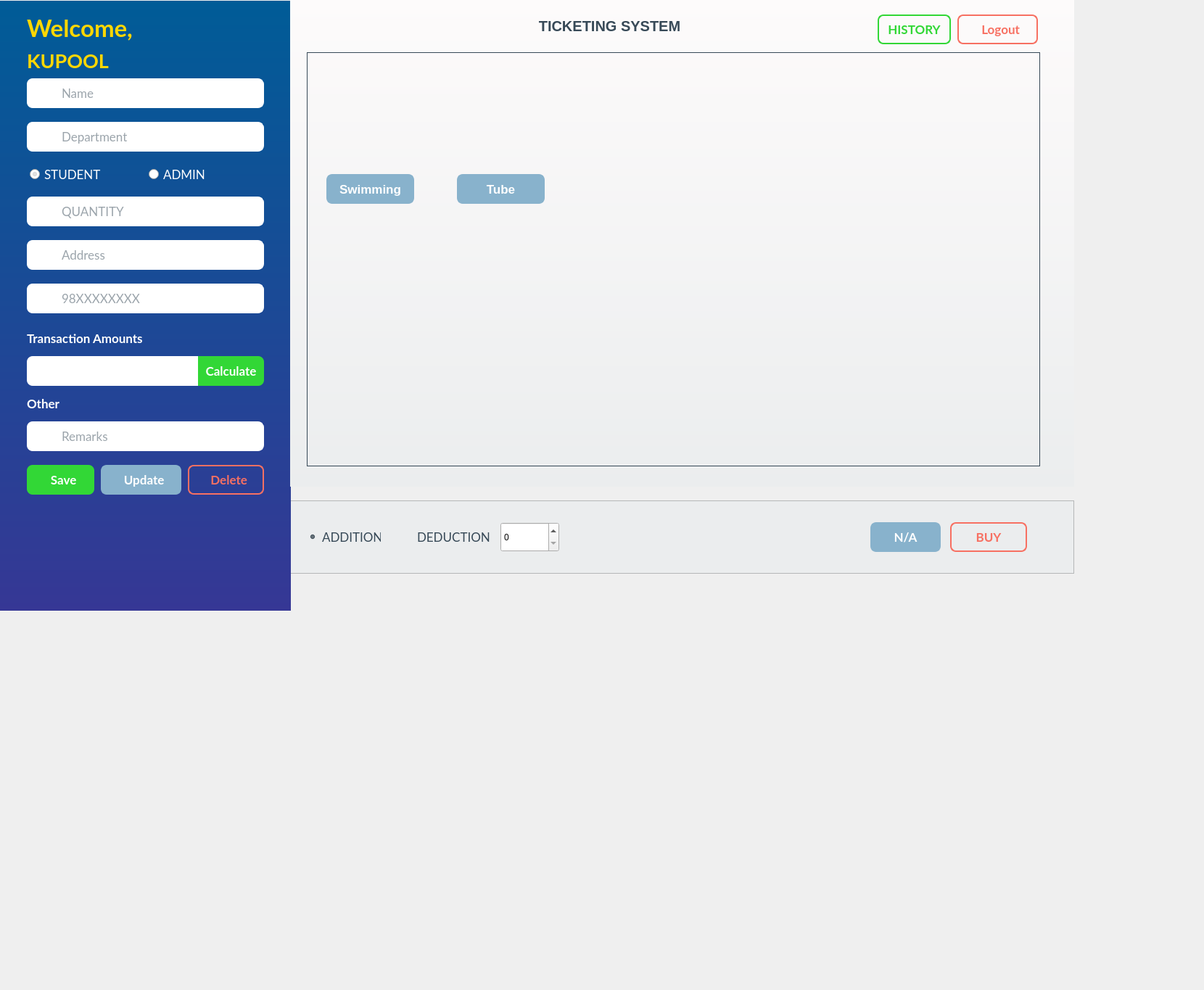
<?xml version="1.0" encoding="UTF-8"?>
<ui version="4.0">
 <class>homepage</class>
 <widget class="QDialog" name="homepage">
  <property name="geometry">
   <rect>
    <x>0</x>
    <y>0</y>
    <width>1660</width>
    <height>1365</height>
   </rect>
  </property>
  <property name="windowTitle">
   <string>Dialog</string>
  </property>
  <widget class="QFrame" name="frame_3">
   <property name="geometry">
    <rect>
     <x>400</x>
     <y>690</y>
     <width>1081</width>
     <height>101</height>
    </rect>
   </property>
   <property name="styleSheet">
    <string notr="true">#frame_3 {
	background-color: #ebedee;
}

#buyer_or_seller_drop_menu, #sort_by_drop_menu, #filter_by_drop_menu, #order_by_drop_menu, #filter_condn_drop_menu{
	border-radius: 8px;
	background-color: #fff;
	font-size: 17px;
	color: #374957;
}

/*#sort_by_drop_menu:hover, #filter_by_drop_menu:hover, #order_by_drop_menu:hover, #filter_condn_drop_menu:hover{
	border-radius: 5px;
	background-color: #E3E8F0;
}*/

#no_sort_filter_btn, #apply_filter_btn, #apply_sort_btn{
	background-color: transparent;
	color: #374957;
	font-size: 17px;
}

#view_button, #export_csv_btn{
	border-radius: 8px;
	font-weight: bold;
	font-size: 17px;
	color: #fff;
	padding: 8px;
	background-color: #32D736;
}

#view_button:hover, #export_csv_btn:hover {
	background-color: #34E038;
	background:transparent;

}

QScrollBar::handle:vertical {
        background: qlineargradient(x1:0, y1:0, x2:1, y2:0,
        stop: 0 rgb(32, 47, 130), stop: 0.5 rgb(32, 47, 130), stop:1 rgb(32, 47, 130));
        min-height: 0px;
}

QScrollBar::add-line:vertical {
       background: qlineargradient(x1:0, y1:0, x2:1, y2:0, stop: 0 rgb(32, 47, 130), stop: 0.5 rgb(32, 47, 130),  stop:1 rgb(32, 47, 130));
        height: 0px;
        subcontrol-position: bottom;
       subcontrol-origin: margin;
    }

QScrollBar::sub-line:vertical {
       background: qlineargradient(x1:0, y1:0, x2:1, y2:0, stop: 0  rgb(32, 47, 130), stop: 0.5 rgb(32, 47, 130),  stop:1 rgb(32, 47, 130));
        height: 0px;
        subcontrol-position: top;
        subcontrol-origin: margin;
    }</string>
   </property>
   <property name="frameShape">
    <enum>QFrame::StyledPanel</enum>
   </property>
   <property name="frameShadow">
    <enum>QFrame::Raised</enum>
   </property>
   <widget class="QRadioButton" name="no_sort_filter_btn">
    <property name="geometry">
     <rect>
      <x>155</x>
      <y>30</y>
      <width>121</width>
      <height>41</height>
     </rect>
    </property>
    <property name="font">
     <font>
      <family>Lato</family>
      <pointsize>-1</pointsize>
     </font>
    </property>
    <property name="toolTip">
     <string>Select me to view/export without applying any condition.</string>
    </property>
    <property name="styleSheet">
     <string notr="true"/>
    </property>
    <property name="text">
     <string>DEDUCTION</string>
    </property>
    <property name="checked">
     <bool>false</bool>
    </property>
   </widget>
   <widget class="QPushButton" name="export_csv_btn">
    <property name="geometry">
     <rect>
      <x>910</x>
      <y>30</y>
      <width>106</width>
      <height>41</height>
     </rect>
    </property>
    <property name="font">
     <font>
      <family>Lato</family>
      <pointsize>-1</pointsize>
      <bold>true</bold>
     </font>
    </property>
    <property name="cursor">
     <cursorShape>PointingHandCursor</cursorShape>
    </property>
    <property name="toolTip">
     <string>Exports records as a CSV file to the desktop.</string>
    </property>
    <property name="styleSheet">
     <string notr="true">#export_csv_btn{
	border: 2px solid #f77062;
	border-radius: 8px;
	background-color: transparent;
	color: #f77062;
}

#export_csv_btn:hover{
	background-color: #f77062;
	color: white;
}</string>
    </property>
    <property name="text">
     <string>BUY</string>
    </property>
    <property name="shortcut">
     <string>Ctrl+E</string>
    </property>
   </widget>
   <widget class="QRadioButton" name="apply_sort_btn">
    <property name="geometry">
     <rect>
      <x>24</x>
      <y>30</y>
      <width>101</width>
      <height>41</height>
     </rect>
    </property>
    <property name="font">
     <font>
      <family>Lato</family>
      <pointsize>-1</pointsize>
     </font>
    </property>
    <property name="toolTip">
     <string>Select me to view/export with sorted records.</string>
    </property>
    <property name="styleSheet">
     <string notr="true"/>
    </property>
    <property name="text">
     <string>ADDITION</string>
    </property>
    <property name="checked">
     <bool>true</bool>
    </property>
   </widget>
   <widget class="QPushButton" name="view_button">
    <property name="geometry">
     <rect>
      <x>800</x>
      <y>30</y>
      <width>97</width>
      <height>41</height>
     </rect>
    </property>
    <property name="font">
     <font>
      <family>Lato</family>
      <pointsize>-1</pointsize>
      <bold>true</bold>
     </font>
    </property>
    <property name="cursor">
     <cursorShape>PointingHandCursor</cursorShape>
    </property>
    <property name="toolTip">
     <string>Displays transaction records.</string>
    </property>
    <property name="styleSheet">
     <string notr="true">
#view_button{
	border: 2px solid  #88B2CC;
	border-radius: 8px;
	background-color: #88B2CC;
	font-weight: bold;
	font-size: 17px;
	color: #fff;
	padding: 8px;
}

#view_button:hover{
	background-color: #96c4e0;
	border-color: #96c4e0;
}</string>
    </property>
    <property name="text">
     <string>N/A</string>
    </property>
    <property name="shortcut">
     <string>Ctrl+V</string>
    </property>
   </widget>
   <widget class="QSpinBox" name="Quantity">
    <property name="geometry">
     <rect>
      <x>290</x>
      <y>30</y>
      <width>81</width>
      <height>41</height>
     </rect>
    </property>
    <property name="styleSheet">
     <string notr="true">spinbox{
	background-color:white;
}</string>
    </property>
   </widget>
  </widget>
  <widget class="QFrame" name="frame">
   <property name="geometry">
    <rect>
     <x>0</x>
     <y>1</y>
     <width>401</width>
     <height>841</height>
    </rect>
   </property>
   <property name="styleSheet">
    <string notr="true">#frame{
	background: qlineargradient(spread:pad, x1:0, y1:0, x2:0, y2:1, stop:0 rgb(0, 92, 151), stop:1 rgb(54, 55, 149));
	border-radius: 0;
}

#transaction_ID, #date_input, #name_input, #address_input, #phone_input, #amount1_input, #amount2_input, #amount3_input, #remarks_input{
	border-radius: 0;
	border-top-right-radius: 8px;
	border-bottom-right-radius: 8px;
	border: 1px solid #fff;
	padding:5px;
	background-color: #fff;
	font-size: 17px;
	color: #374957;
}

#transaction_ID:focus, #date_input:focus, #name_input:focus, #address_input:focus, #phone_input:focus, #amount1_input:focus, #amount2_input:focus, #amount3_input:focus, #remarks_input:focus{
	background-color: #E3E8F0;
}

#select_buyer_btn, #select_seller_btn{
	color: #fff;
	font-size: 17px;
}

#save_button, #calculate_net_amount_btn{
	border-radius: 8px;
	font-weight: bold;
	background-color: #32D736;
	font-size: 17px;
	color: #fff;
	padding: 8px;
}

#calculate_net_amount_btn{
	border-top-left-radius: none;
	border-bottom-left-radius: none;
}

#save_button:hover, #calculate_net_amount_btn:hover {
	background-color: #34E038;
}

#update_button{
	border: 2px solid  #88B2CC;
	border-radius: 8px;
	background-color: #88B2CC;
	font-weight: bold;
	font-size: 17px;
	color: #fff;
	padding: 8px;
}

#update_button:hover{
	background-color: #96c4e0;
	border-color: #96c4e0;
}

#delete_button{
	border: 2px solid #f77062;
	border-radius: 8px;
	background-color: transparent;
	font-weight: bold;
	font-size: 17px;
	color: #f77062;
	padding: 8px;
}

#delete_button:hover{
	background-color: #f77062;
	color: #fff;
}</string>
   </property>
   <property name="frameShape">
    <enum>QFrame::StyledPanel</enum>
   </property>
   <property name="frameShadow">
    <enum>QFrame::Raised</enum>
   </property>
   <widget class="QLabel" name="phone_icon">
    <property name="geometry">
     <rect>
      <x>37</x>
      <y>390</y>
      <width>41</width>
      <height>41</height>
     </rect>
    </property>
    <property name="font">
     <font>
      <family>Lato</family>
     </font>
    </property>
    <property name="styleSheet">
     <string notr="true">background-color: #fff;
border-top-left-radius: 8px;
border-bottom-left-radius: 8px;
qproperty-alignment: AlignCenter;</string>
    </property>
    <property name="text">
     <string/>
    </property>
   </widget>
   <widget class="QLabel" name="remarks_icon">
    <property name="geometry">
     <rect>
      <x>37</x>
      <y>580</y>
      <width>41</width>
      <height>41</height>
     </rect>
    </property>
    <property name="font">
     <font>
      <family>Lato</family>
     </font>
    </property>
    <property name="styleSheet">
     <string notr="true">background-color: #fff;
border-top-left-radius: 8px;
border-bottom-left-radius: 8px;
qproperty-alignment: AlignCenter;</string>
    </property>
    <property name="text">
     <string/>
    </property>
   </widget>
   <widget class="QPushButton" name="save_button">
    <property name="geometry">
     <rect>
      <x>37</x>
      <y>640</y>
      <width>93</width>
      <height>41</height>
     </rect>
    </property>
    <property name="font">
     <font>
      <family>Lato</family>
      <pointsize>-1</pointsize>
      <bold>true</bold>
     </font>
    </property>
    <property name="cursor">
     <cursorShape>PointingHandCursor</cursorShape>
    </property>
    <property name="toolTip">
     <string>Click here to save the record.</string>
    </property>
    <property name="styleSheet">
     <string notr="true"/>
    </property>
    <property name="text">
     <string>  Save</string>
    </property>
    <property name="shortcut">
     <string>Ctrl+S</string>
    </property>
   </widget>
   <widget class="QLabel" name="net_amount_icon">
    <property name="geometry">
     <rect>
      <x>37</x>
      <y>490</y>
      <width>41</width>
      <height>41</height>
     </rect>
    </property>
    <property name="font">
     <font>
      <family>Lato</family>
     </font>
    </property>
    <property name="styleSheet">
     <string notr="true">background-color: #fff;
border-top-left-radius: 8px;
border-bottom-left-radius: 8px;
qproperty-alignment: AlignCenter;</string>
    </property>
    <property name="text">
     <string/>
    </property>
   </widget>
   <widget class="QLabel" name="quantity_icon">
    <property name="geometry">
     <rect>
      <x>37</x>
      <y>270</y>
      <width>41</width>
      <height>41</height>
     </rect>
    </property>
    <property name="font">
     <font>
      <family>Lato</family>
     </font>
    </property>
    <property name="styleSheet">
     <string notr="true">background-color: #fff;
border-top-left-radius: 8px;
border-bottom-left-radius: 8px;
qproperty-alignment: AlignCenter;</string>
    </property>
    <property name="text">
     <string/>
    </property>
   </widget>
   <widget class="QLineEdit" name="amount3_input">
    <property name="geometry">
     <rect>
      <x>78</x>
      <y>490</y>
      <width>196</width>
      <height>41</height>
     </rect>
    </property>
    <property name="font">
     <font>
      <family>Lato</family>
      <pointsize>-1</pointsize>
     </font>
    </property>
    <property name="toolTip">
     <string/>
    </property>
    <property name="styleSheet">
     <string notr="true">border-radius: 0;

</string>
    </property>
    <property name="placeholderText">
     <string/>
    </property>
   </widget>
   <widget class="QLineEdit" name="remarks_input">
    <property name="geometry">
     <rect>
      <x>77</x>
      <y>580</y>
      <width>287</width>
      <height>41</height>
     </rect>
    </property>
    <property name="font">
     <font>
      <family>Lato</family>
      <pointsize>-1</pointsize>
     </font>
    </property>
    <property name="toolTip">
     <string>Enter remarks.</string>
    </property>
    <property name="styleSheet">
     <string notr="true"/>
    </property>
    <property name="text">
     <string/>
    </property>
    <property name="placeholderText">
     <string>Remarks</string>
    </property>
   </widget>
   <widget class="QLabel" name="transaction_amounts">
    <property name="geometry">
     <rect>
      <x>37</x>
      <y>450</y>
      <width>191</width>
      <height>31</height>
     </rect>
    </property>
    <property name="font">
     <font>
      <family>Lato</family>
      <pointsize>-1</pointsize>
      <bold>true</bold>
     </font>
    </property>
    <property name="styleSheet">
     <string notr="true">font-size: 17px;
font-weight: bold;
color: #fff;
background-color: transparent;</string>
    </property>
    <property name="text">
     <string>Transaction Amounts</string>
    </property>
   </widget>
   <widget class="QLabel" name="username_display">
    <property name="geometry">
     <rect>
      <x>177</x>
      <y>17</y>
      <width>211</width>
      <height>41</height>
     </rect>
    </property>
    <property name="font">
     <font>
      <family>Lato</family>
      <pointsize>-1</pointsize>
      <bold>true</bold>
     </font>
    </property>
    <property name="styleSheet">
     <string notr="true">font-size: 30px;
font-weight: bold;
padding: 5px 5px 5px 0;
color: #fff;
background-color: transparent;</string>
    </property>
    <property name="text">
     <string/>
    </property>
   </widget>
   <widget class="QLineEdit" name="transaction_ID">
    <property name="geometry">
     <rect>
      <x>77</x>
      <y>107</y>
      <width>287</width>
      <height>41</height>
     </rect>
    </property>
    <property name="font">
     <font>
      <family>Lato</family>
      <pointsize>-1</pointsize>
     </font>
    </property>
    <property name="toolTip">
     <string>Transaction ID must be a positive integer.</string>
    </property>
    <property name="styleSheet">
     <string notr="true"/>
    </property>
    <property name="text">
     <string/>
    </property>
    <property name="placeholderText">
     <string>Name</string>
    </property>
   </widget>
   <widget class="QLabel" name="name_icon_2">
    <property name="geometry">
     <rect>
      <x>37</x>
      <y>107</y>
      <width>41</width>
      <height>41</height>
     </rect>
    </property>
    <property name="font">
     <font>
      <family>Lato</family>
     </font>
    </property>
    <property name="styleSheet">
     <string notr="true">background-color: #fff;
border-top-left-radius: 8px;
border-bottom-left-radius: 8px;
qproperty-alignment: AlignCenter;</string>
    </property>
    <property name="text">
     <string/>
    </property>
   </widget>
   <widget class="QLineEdit" name="phone_input">
    <property name="geometry">
     <rect>
      <x>77</x>
      <y>390</y>
      <width>287</width>
      <height>41</height>
     </rect>
    </property>
    <property name="font">
     <font>
      <family>Lato</family>
      <pointsize>-1</pointsize>
     </font>
    </property>
    <property name="toolTip">
     <string>Phone number of buyer/seller.</string>
    </property>
    <property name="styleSheet">
     <string notr="true"/>
    </property>
    <property name="placeholderText">
     <string>98XXXXXXXX</string>
    </property>
   </widget>
   <widget class="QLineEdit" name="date_input">
    <property name="geometry">
     <rect>
      <x>77</x>
      <y>167</y>
      <width>287</width>
      <height>41</height>
     </rect>
    </property>
    <property name="font">
     <font>
      <family>Lato</family>
      <pointsize>-1</pointsize>
     </font>
    </property>
    <property name="toolTip">
     <string>Date of transaction.</string>
    </property>
    <property name="styleSheet">
     <string notr="true"/>
    </property>
    <property name="text">
     <string/>
    </property>
    <property name="placeholderText">
     <string>Department</string>
    </property>
   </widget>
   <widget class="QPushButton" name="calculate_net_amount_btn">
    <property name="geometry">
     <rect>
      <x>273</x>
      <y>490</y>
      <width>91</width>
      <height>41</height>
     </rect>
    </property>
    <property name="font">
     <font>
      <family>Lato</family>
      <pointsize>-1</pointsize>
      <bold>true</bold>
     </font>
    </property>
    <property name="cursor">
     <cursorShape>PointingHandCursor</cursorShape>
    </property>
    <property name="toolTip">
     <string>Click here to calculate net amount.</string>
    </property>
    <property name="styleSheet">
     <string notr="true"/>
    </property>
    <property name="text">
     <string>Calculate</string>
    </property>
   </widget>
   <widget class="QPushButton" name="delete_button">
    <property name="geometry">
     <rect>
      <x>259</x>
      <y>640</y>
      <width>105</width>
      <height>41</height>
     </rect>
    </property>
    <property name="font">
     <font>
      <family>Lato</family>
      <pointsize>-1</pointsize>
      <bold>true</bold>
     </font>
    </property>
    <property name="cursor">
     <cursorShape>PointingHandCursor</cursorShape>
    </property>
    <property name="toolTip">
     <string>Click here to delete the record.</string>
    </property>
    <property name="styleSheet">
     <string notr="true"/>
    </property>
    <property name="text">
     <string>  Delete</string>
    </property>
    <property name="shortcut">
     <string>Ctrl+D</string>
    </property>
   </widget>
   <widget class="QLabel" name="address_icon">
    <property name="geometry">
     <rect>
      <x>37</x>
      <y>330</y>
      <width>41</width>
      <height>41</height>
     </rect>
    </property>
    <property name="font">
     <font>
      <family>Lato</family>
     </font>
    </property>
    <property name="styleSheet">
     <string notr="true">background-color: #fff;
border-top-left-radius: 8px;
border-bottom-left-radius: 8px;
qproperty-alignment: AlignCenter;</string>
    </property>
    <property name="text">
     <string/>
    </property>
   </widget>
   <widget class="QLabel" name="general_info">
    <property name="geometry">
     <rect>
      <x>37</x>
      <y>67</y>
      <width>191</width>
      <height>31</height>
     </rect>
    </property>
    <property name="font">
     <font>
      <family>Lato</family>
      <pointsize>-1</pointsize>
      <bold>true</bold>
     </font>
    </property>
    <property name="styleSheet">
     <string notr="true">font-size: 27px;
font-weight: bold;
color: GOLD;
background-color: transparent;</string>
    </property>
    <property name="text">
     <string>KUPOOL</string>
    </property>
   </widget>
   <widget class="QLineEdit" name="address_input">
    <property name="geometry">
     <rect>
      <x>77</x>
      <y>330</y>
      <width>287</width>
      <height>41</height>
     </rect>
    </property>
    <property name="font">
     <font>
      <family>Lato</family>
      <pointsize>-1</pointsize>
     </font>
    </property>
    <property name="toolTip">
     <string>Address of buyer/seller.</string>
    </property>
    <property name="styleSheet">
     <string notr="true"/>
    </property>
    <property name="placeholderText">
     <string>Address</string>
    </property>
   </widget>
   <widget class="QLineEdit" name="name_input">
    <property name="geometry">
     <rect>
      <x>77</x>
      <y>270</y>
      <width>287</width>
      <height>41</height>
     </rect>
    </property>
    <property name="font">
     <font>
      <family>Lato</family>
      <pointsize>-1</pointsize>
     </font>
    </property>
    <property name="toolTip">
     <string>Name of buyer/seller.</string>
    </property>
    <property name="styleSheet">
     <string notr="true"/>
    </property>
    <property name="text">
     <string/>
    </property>
    <property name="placeholderText">
     <string>QUANTITY</string>
    </property>
   </widget>
   <widget class="QLabel" name="other">
    <property name="geometry">
     <rect>
      <x>37</x>
      <y>540</y>
      <width>191</width>
      <height>31</height>
     </rect>
    </property>
    <property name="font">
     <font>
      <family>Lato</family>
      <pointsize>-1</pointsize>
      <bold>true</bold>
     </font>
    </property>
    <property name="styleSheet">
     <string notr="true">font-size: 17px;
font-weight: bold;
color: #fff;
background-color: transparent;</string>
    </property>
    <property name="text">
     <string>Other</string>
    </property>
   </widget>
   <widget class="QLabel" name="department_icon">
    <property name="geometry">
     <rect>
      <x>37</x>
      <y>167</y>
      <width>41</width>
      <height>41</height>
     </rect>
    </property>
    <property name="font">
     <font>
      <family>Lato</family>
     </font>
    </property>
    <property name="styleSheet">
     <string notr="true">background-color: #fff;
border-top-left-radius: 8px;
border-bottom-left-radius: 8px;
qproperty-alignment: AlignCenter;</string>
    </property>
    <property name="text">
     <string/>
    </property>
   </widget>
   <widget class="QLabel" name="welcome_message">
    <property name="geometry">
     <rect>
      <x>37</x>
      <y>17</y>
      <width>151</width>
      <height>41</height>
     </rect>
    </property>
    <property name="font">
     <font>
      <family>Lato</family>
      <pointsize>-1</pointsize>
      <bold>true</bold>
     </font>
    </property>
    <property name="styleSheet">
     <string notr="true">font-size: 33px;
font-weight: BOLD;
color: GOLD;

background-color: transparent;</string>
    </property>
    <property name="text">
     <string>Welcome,</string>
    </property>
   </widget>
   <widget class="QPushButton" name="update_button">
    <property name="geometry">
     <rect>
      <x>139</x>
      <y>640</y>
      <width>111</width>
      <height>41</height>
     </rect>
    </property>
    <property name="font">
     <font>
      <family>Lato</family>
      <pointsize>-1</pointsize>
      <bold>true</bold>
     </font>
    </property>
    <property name="cursor">
     <cursorShape>PointingHandCursor</cursorShape>
    </property>
    <property name="toolTip">
     <string>Click here to update the record.</string>
    </property>
    <property name="styleSheet">
     <string notr="true"/>
    </property>
    <property name="text">
     <string>  Update</string>
    </property>
    <property name="shortcut">
     <string>Ctrl+U</string>
    </property>
   </widget>
   <widget class="QWidget" name="layoutWidget">
    <property name="geometry">
     <rect>
      <x>41</x>
      <y>225</y>
      <width>321</width>
      <height>29</height>
     </rect>
    </property>
    <layout class="QHBoxLayout" name="buyer_or_seller_group">
     <item>
      <widget class="QRadioButton" name="select_buyer_btn">
       <property name="font">
        <font>
         <family>Lato</family>
         <pointsize>-1</pointsize>
        </font>
       </property>
       <property name="toolTip">
        <string>Select me if you are dealing with a buyer.</string>
       </property>
       <property name="styleSheet">
        <string notr="true"/>
       </property>
       <property name="text">
        <string>STUDENT</string>
       </property>
       <property name="checked">
        <bool>true</bool>
       </property>
      </widget>
     </item>
     <item>
      <widget class="QRadioButton" name="select_seller_btn">
       <property name="font">
        <font>
         <family>Lato</family>
         <pointsize>-1</pointsize>
        </font>
       </property>
       <property name="toolTip">
        <string>Select me if you are dealing with a seller.</string>
       </property>
       <property name="styleSheet">
        <string notr="true"/>
       </property>
       <property name="text">
        <string>ADMIN</string>
       </property>
       <property name="checked">
        <bool>false</bool>
       </property>
      </widget>
     </item>
    </layout>
   </widget>
   <widget class="QLabel" name="pool">
    <property name="geometry">
     <rect>
      <x>200</x>
      <y>10</y>
      <width>90</width>
      <height>90</height>
     </rect>
    </property>
    <property name="text">
     <string/>
    </property>
   </widget>
   <widget class="QLabel" name="log_main">
    <property name="geometry">
     <rect>
      <x>300</x>
      <y>10</y>
      <width>90</width>
      <height>90</height>
     </rect>
    </property>
    <property name="text">
     <string/>
    </property>
   </widget>
  </widget>
  <widget class="QFrame" name="frame_2">
   <property name="geometry">
    <rect>
     <x>400</x>
     <y>0</y>
     <width>1081</width>
     <height>671</height>
    </rect>
   </property>
   <property name="styleSheet">
    <string notr="true">#frame_2{
	background-color: #E8EEF1;
	border-radius: 0;
	background: qlineargradient(spread:pad, x1:0, y1:0, x2:0, y2:1, stop:0#fdfbfb, stop:1 #ebedee);
}

#transaction_details{
	font-size: 20px;
	font-weight: bold;
	color: #374957;
	background-color: transparent;
}

#History, #signout_button{
	border-radius: 8px;
	font-weight: bold;
	font-size: 17px;
	padding: 8px;
	background-color: #32D736;
}

#History
{
	border: 2px solid #32D736;
	border-radius: 8px;
	
	background-color: transparent;
	color: #32D736
}

#History :hover{
	background-color: #f77062;
	color: #fff;
}

#signout_button{
	border: 2px solid #f77062;
	border-radius: 8px;
	background-color: transparent;
	color: #f77062;
}

#signout_button:hover{
	background-color: #f77062;
	color: #fff;
}

#show_graph_btn:hover, #export_csv_btn:hover {
	background-color: #34E038;
}

#display_area{
	background-color: transparent;
	border: 1px solid #374957;
	color: #374957;
}</string>
   </property>
   <property name="frameShape">
    <enum>QFrame::StyledPanel</enum>
   </property>
   <property name="frameShadow">
    <enum>QFrame::Raised</enum>
   </property>
   <widget class="QLabel" name="transaction_details">
    <property name="geometry">
     <rect>
      <x>-40</x>
      <y>20</y>
      <width>961</width>
      <height>31</height>
     </rect>
    </property>
    <property name="font">
     <font>
      <family>Segoe UI</family>
      <pointsize>-1</pointsize>
      <bold>true</bold>
     </font>
    </property>
    <property name="styleSheet">
     <string notr="true">QLabel{
	font size: 50px;
}</string>
    </property>
    <property name="text">
     <string>TICKETING SYSTEM</string>
    </property>
    <property name="alignment">
     <set>Qt::AlignCenter</set>
    </property>
   </widget>
   <widget class="QTableView" name="display_area">
    <property name="geometry">
     <rect>
      <x>23</x>
      <y>72</y>
      <width>1011</width>
      <height>571</height>
     </rect>
    </property>
    <property name="font">
     <font>
      <family>Lato</family>
     </font>
    </property>
    <property name="toolTip">
     <string>You can purchase Coupons from here!</string>
    </property>
    <property name="styleSheet">
     <string notr="true"/>
    </property>
   </widget>
   <widget class="QPushButton" name="signout_button">
    <property name="geometry">
     <rect>
      <x>920</x>
      <y>20</y>
      <width>111</width>
      <height>41</height>
     </rect>
    </property>
    <property name="font">
     <font>
      <family>Lato</family>
      <pointsize>-1</pointsize>
      <bold>true</bold>
     </font>
    </property>
    <property name="cursor">
     <cursorShape>PointingHandCursor</cursorShape>
    </property>
    <property name="toolTip">
     <string>Click here to logout from the system.</string>
    </property>
    <property name="styleSheet">
     <string notr="true"/>
    </property>
    <property name="text">
     <string>  Logout</string>
    </property>
    <property name="shortcut">
     <string>Ctrl+Alt+L</string>
    </property>
   </widget>
   <widget class="QPushButton" name="History">
    <property name="geometry">
     <rect>
      <x>810</x>
      <y>20</y>
      <width>101</width>
      <height>41</height>
     </rect>
    </property>
    <property name="font">
     <font>
      <family>Lato</family>
      <pointsize>-1</pointsize>
      <bold>true</bold>
     </font>
    </property>
    <property name="cursor">
     <cursorShape>PointingHandCursor</cursorShape>
    </property>
    <property name="toolTip">
     <string>Click here to have a quick look with graphs.</string>
    </property>
    <property name="styleSheet">
     <string notr="true"/>
    </property>
    <property name="text">
     <string>HISTORY</string>
    </property>
    <property name="shortcut">
     <string>Ctrl+G</string>
    </property>
   </widget>
   <widget class="QLabel" name="label_icons">
    <property name="geometry">
     <rect>
      <x>340</x>
      <y>240</y>
      <width>221</width>
      <height>221</height>
     </rect>
    </property>
    <property name="text">
     <string/>
    </property>
   </widget>
   <widget class="QPushButton" name="swimming">
    <property name="geometry">
     <rect>
      <x>50</x>
      <y>240</y>
      <width>121</width>
      <height>41</height>
     </rect>
    </property>
    <property name="styleSheet">
     <string notr="true">#swimming{
border: 2px solid  #88B2CC;
	border-radius: 8px;
	background-color: #88B2CC;
	font-weight: bold;
	font-size: 17px;
	color: #fff;
	padding: 8px;
}

#swimming:hover{
	background-color: #96c4e0;
	border-color: #96c4e0;

}

</string>
    </property>
    <property name="text">
     <string>Swimming</string>
    </property>
   </widget>
   <widget class="QLabel" name="swimming_icon">
    <property name="geometry">
     <rect>
      <x>40</x>
      <y>90</y>
      <width>141</width>
      <height>141</height>
     </rect>
    </property>
    <property name="text">
     <string/>
    </property>
   </widget>
   <widget class="QLabel" name="History_2">
    <property name="geometry">
     <rect>
      <x>840</x>
      <y>30</y>
      <width>29</width>
      <height>29</height>
     </rect>
    </property>
    <property name="text">
     <string/>
    </property>
   </widget>
   <widget class="QLabel" name="tube_icon">
    <property name="geometry">
     <rect>
      <x>230</x>
      <y>90</y>
      <width>141</width>
      <height>141</height>
     </rect>
    </property>
    <property name="text">
     <string/>
    </property>
   </widget>
   <widget class="QPushButton" name="tube">
    <property name="geometry">
     <rect>
      <x>230</x>
      <y>240</y>
      <width>121</width>
      <height>41</height>
     </rect>
    </property>
    <property name="styleSheet">
     <string notr="true">#tube
{
border: 2px solid  #88B2CC;
	border-radius: 8px;
	background-color: #88B2CC;
	font-weight: bold;
	font-size: 17px;
	color: #fff;
	padding: 8px;
}

#tube:hover{
	background-color: #96c4e0;
	border-color: #96c4e0;

}</string>
    </property>
    <property name="text">
     <string>Tube</string>
    </property>
   </widget>
  </widget>
 </widget>
 <resources/>
 <connections>
  <connection>
   <sender>signout_button</sender>
   <signal>clicked()</signal>
   <receiver>homepage</receiver>
   <slot>close()</slot>
   <hints>
    <hint type="sourcelabel">
     <x>1316</x>
     <y>38</y>
    </hint>
    <hint type="destinationlabel">
     <x>1601</x>
     <y>75</y>
    </hint>
   </hints>
  </connection>
  <connection>
   <sender>swimming</sender>
   <signal>clicked()</signal>
   <receiver>Quantity</receiver>
   <slot>stepUp()</slot>
   <hints>
    <hint type="sourcelabel">
     <x>550</x>
     <y>257</y>
    </hint>
    <hint type="destinationlabel">
     <x>727</x>
     <y>642</y>
    </hint>
   </hints>
  </connection>
 </connections>
</ui>
